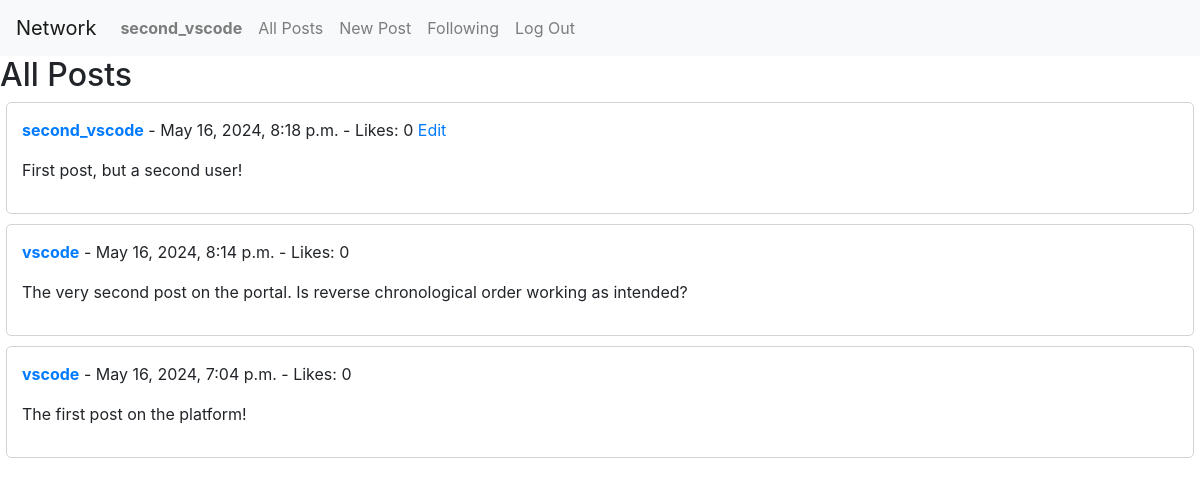
/ (signed in), run on an earlier commit of the app's database.
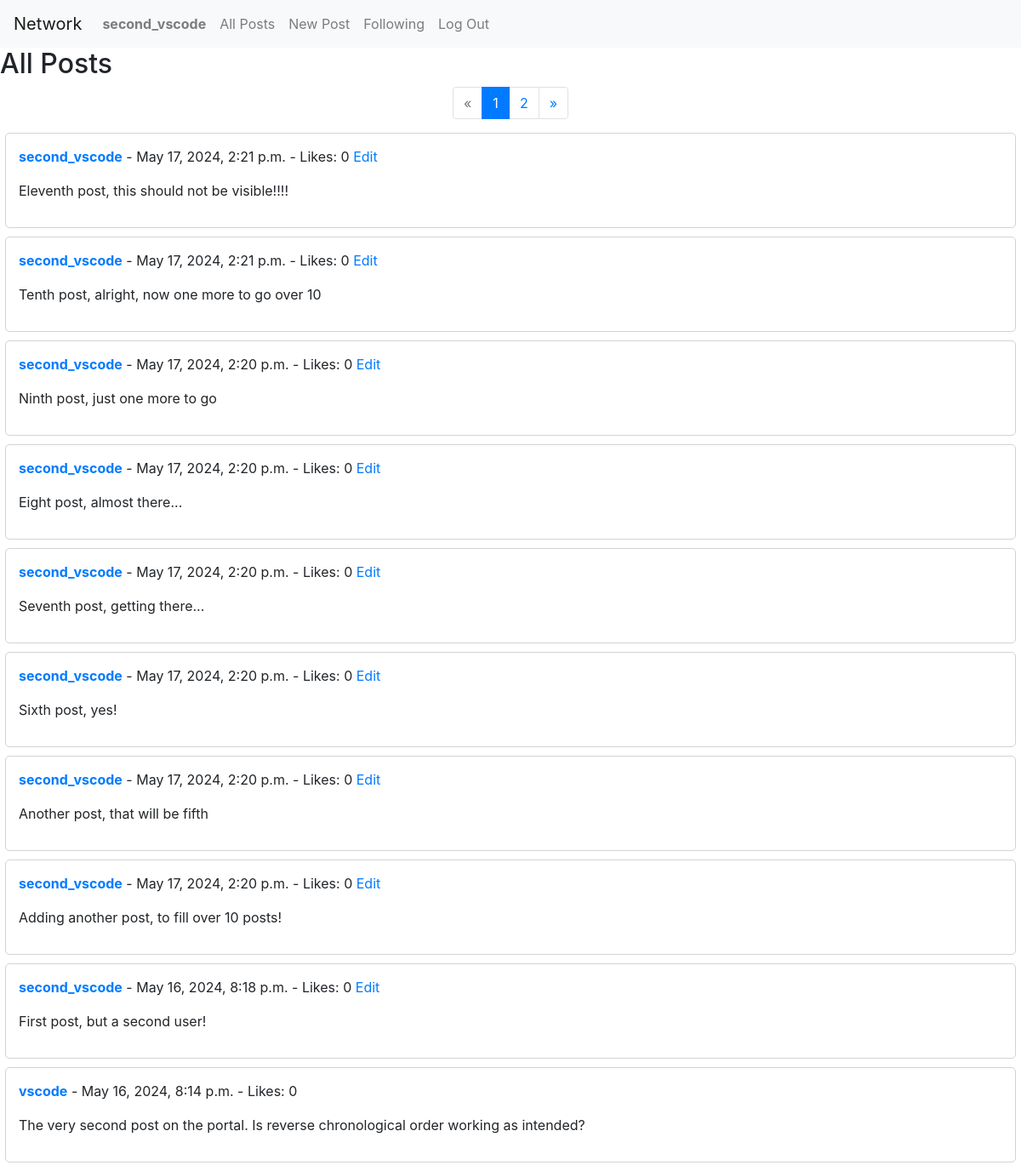
And on a later commit of the database.
### network/models.py (models this page shows, shortened)
class Post(models.Model):
    user = models.ForeignKey(get_user_model(), on_delete=models.CASCADE, related_name='posts')
    content = models.TextField()
    timestamp = models.DateTimeField(auto_now_add=True)

class User(AbstractUser):
    pass

### network/views.py (the view)
# urls.py: path("", views.index, name="index"),
def index(request):
    posts_list = Post.objects.all().order_by('-timestamp')
    paginator = Paginator(posts_list, 10)
    page_number = request.GET.get('page')
    page_obj = paginator.get_page(page_number)
    return render(request, 'network/index.html', {'page_obj': page_obj})

### network/templates/network/index.html
{% extends "network/layout.html" %}
{% block body %}
    <h2>All Posts</h2>
    {% if page_obj.has_other_pages %}
        <nav aria-label="Page navigation">
        <ul class="pagination justify-content-center">
            {% if page_obj.has_previous %}
                <li class="page-item">
                    <a class="page-link" href="?page={{ page_obj.previous_page_number }}">&laquo;</a>
                </li>
            {% else %}
                <li class="page-item disabled">
                    <a class="page-link" href="#" tabindex="-1" aria-disabled="true">&laquo;</a>
                </li>
            {% endif %}
            {% for i in page_obj.paginator.page_range %}
                {% if page_obj.number == i %}
                    <li class="page-item active" aria-current="page">
                    <a class="page-link" href="#">{{ i }}</a>
                    </li>
                {% else %}
                    <li class="page-item">
                    <a class="page-link" href="?page={{ i }}">{{ i }}</a>
                    </li>
                {% endif %}
            {% endfor %}
            {% if page_obj.has_next %}
                <li class="page-item">
                    <a class="page-link" href="?page={{ page_obj.next_page_number }}">&raquo;</a>
                </li>
            {% else %}
                <li class="page-item disabled">
                    <a class="page-link" href="#" tabindex="-1" aria-disabled="true">&raquo;</a>
                </li>
            {% endif %}
        </ul>
        </nav>
    {% endif %}
    {% for post in page_obj %}
        <div class="post-container" data-post-id="{{ post.id }}">
            <div class="post">
                <p>
                    <strong><a href="{% url 'profile' post.user.username %}">
                        {{ post.user.username }}</a></strong>
                    - {{ post.timestamp }} - Likes: 0
                    {% if post.user == user %}
                        <a href="#" class="edit-link">Edit</a>
                    {% endif %}
                </p>
                <p id="post-content-{{ post.id }}">{{ post.content }}</p>
            </div>
        </div>
    {% endfor %}
{% endblock %}

What changed in the data, as far as the page shows it:
no longer on this page (row unchanged): Post: user.username "vscode", timestamp "May 16, 2024, 7:04 p.m.", content "The first post on the platform!"
added Post: user.username "second_vscode", timestamp "May 17, 2024, 2:21 p.m.", shows "Edit", content "Eleventh post, this should not be visible!!!!"
added Post: user.username "second_vscode", timestamp "May 17, 2024, 2:21 p.m.", shows "Edit", content "Tenth post, alright, now one more to go over 10"
added Post: user.username "second_vscode", timestamp "May 17, 2024, 2:20 p.m.", shows "Edit", content "Ninth post, just one more to go"
added Post: user.username "second_vscode", timestamp "May 17, 2024, 2:20 p.m.", shows "Edit", content "Eight post, almost there..."
added Post: user.username "second_vscode", timestamp "May 17, 2024, 2:20 p.m.", shows "Edit", content "Seventh post, getting there..."
added Post: user.username "second_vscode", timestamp "May 17, 2024, 2:20 p.m.", shows "Edit", content "Sixth post, yes!"
added Post: user.username "second_vscode", timestamp "May 17, 2024, 2:20 p.m.", shows "Edit", content "Another post, that will be fifth"
added Post: user.username "second_vscode", timestamp "May 17, 2024, 2:20 p.m.", shows "Edit", content "Adding another post, to fill over 10 posts!"
Also different on the page:
new list line: "1"
new list line: "2"
